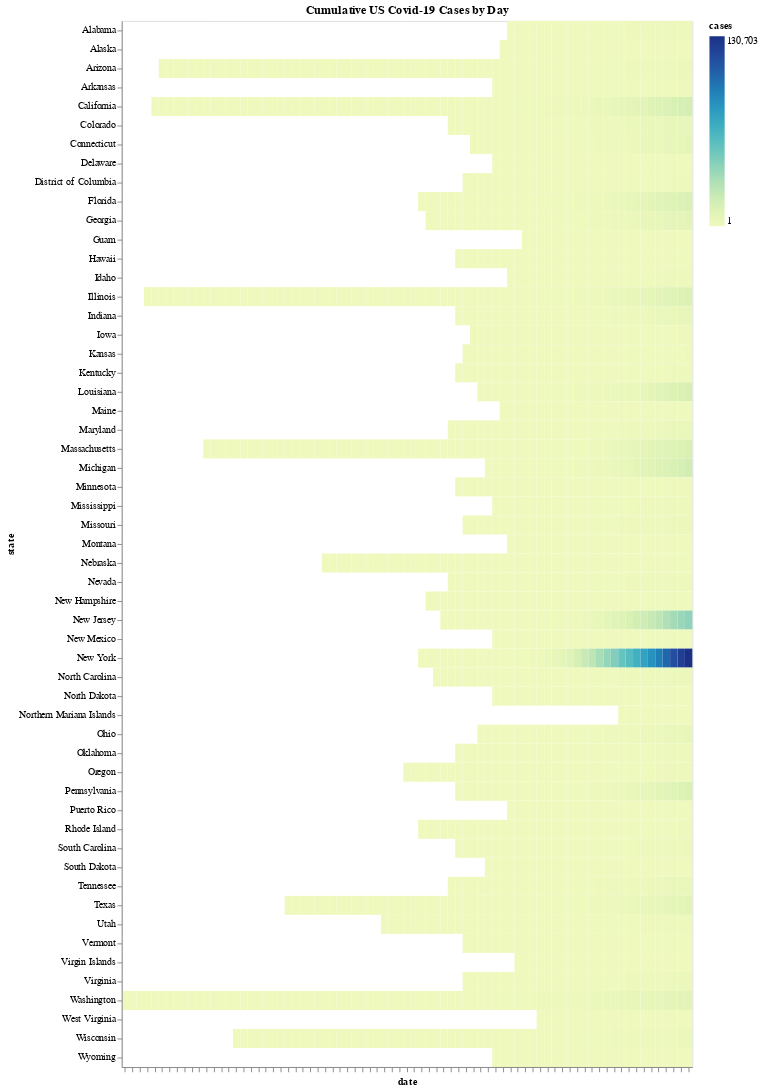

Notebook code for this chart:
### Markdown cell above
#### State by State Cases Over Time

### Code cell
(alt.Chart(statewide)
 .mark_rect()
 .encode(x = alt.X('date:O', axis = alt.Axis(labels = False)),
         y = 'state:N',
         color = 'cases:Q')
 .properties(title = 'Cumulative US Covid-19 Cases by Day', width = 600)
)

### Figure 1 — Vega-Lite specification as saved in the notebook (floating-point values rounded to 4 significant figures; data arrays with more than 128 entries replaced by an {"elided": "..."} marker saying what was removed)
{"config": {"view": {"continuousWidth": 400, "continuousHeight": 300}}, "data": {"name": "data-bc771b37a271ff512fbfe3d00523926f"}, "mark": "rect", "encoding": {"color": {"type": "quantitative", "field": "cases"}, "x": {"type": "ordinal", "axis": {"labels": false}, "field": "date"}, "y": {"type": "nominal", "field": "state"}}, "title": "Cumulative US Covid-19 Cases by Day", "width": 600, "$schema": "https://vega.github.io/schema/vega-lite/v4.0.0.json", "datasets": {"data-bc771b37a271ff512fbfe3d00523926f": {"elided": "1939 records"}}}
